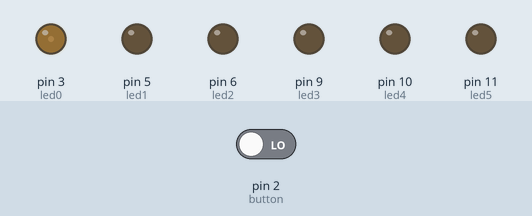
Simulated run of this sketch. Board: Arduino Uno, built with avr-gcc and run on an emulated ATmega328P. Parts: output pins drawn as LEDs (lit = HIGH). The test bench sets the inputs (shaded band); at power-on: pin 2 (button) LOW.

Above: at 14.8 s.
14.9 s: pin 2 (button) driven HIGH
At 20.4 s:
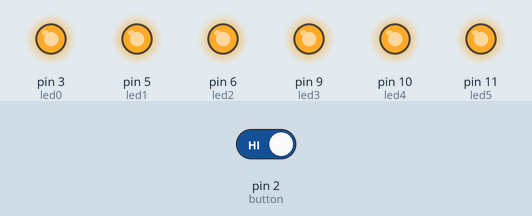
25.5 s: pin 2 (button) driven LOW
At 26.1 s:
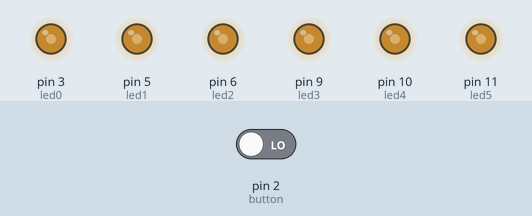
Timing chart, 0 to 39.3 s (numbered marks = the images above; inputs shaded):
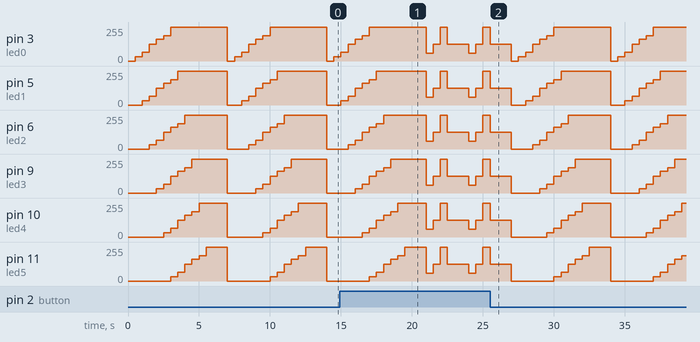

Measured:
- by itself, pin 3 (led0), pin 5 (led1), pin 6 (led2), pin 9 (led3), pin 10 (led4), pin 11 (led5): ramps from 0/255 to 255/255 and jumps back, once every 7.0 s

The sketch:

Fade_LEDs_activitat_3.ino
```cpp
/**********************************************************************************
**                                                                               **
**                                 Fade LEDs                                     **
**                                                                               **
** Joan Josep Moreno                                                             **
**********************************************************************************/
//********** Includes *************************************************************
//********** Variables ************************************************************
const int led0 = 3;          // donar nom al pin 3 de l’Arduino
const int led1 = 5;          // donar nom al pin 5 de l’Arduino
const int led2 = 6;          // donar nom al pin 6 de l’Arduino
const int led3 = 9;          // donar nom al pin 9 de l’Arduino
const int led4 = 10;         // donar nom al pin 10 de l’Arduino
const int led5 = 11;         // donar nom al pin 11 de l’Arduino
int velocitat = 500;         // velocitat de l'acció en ms
const int button = 2;        //donar nom al pin 2 de l'Arduino
//********** Setup ****************************************************************
void setup()
{
  pinMode(led0, OUTPUT);     // definir el pin 3 com una sortida
  pinMode(led1, OUTPUT);     // definir el pin 5 com una sortida
  pinMode(led2, OUTPUT);     // definir el pin 6 com una sortida
  pinMode(led3, OUTPUT);     // definir el pin 9 com una sortida
  pinMode(led4, OUTPUT);     // definir el pin 10 com una sortida
  pinMode(led5, OUTPUT);     // definir el pin 11 com una sortida
  pinMode(button, INPUT);    // definir el pin 2 com una entrada
}
//********** Loop *****************************************************************
void loop()
{
if (digitalRead(button) == 1)
{
  analogWrite(led0, 60);     // posar PWM del pin 3 a 60
  analogWrite(led1, 60);     // posar PWM del pin 5 a 60
  analogWrite(led2, 60);     // posar PWM del pin 6 a 60
  analogWrite(led3, 60);     // posar PWM del pin 9 a 60
  analogWrite(led4, 60);     // posar PWM del pin 10 a 60
  analogWrite(led5, 60);     // posar PWM del pin 11 a 60
  delay(velocitat);          // es queden leds velocitat ms en aquest estat
  analogWrite(led0, 125);    // posar PWM del pin 3 a 125
  analogWrite(led1, 125);    // posar PWM del pin 5 a 125
  analogWrite(led2, 125);    // posar PWM del pin 6 a 125
  analogWrite(led3, 125);    // posar PWM del pin 9 a 125
  analogWrite(led4, 125);    // posar PWM del pin 10 a 125
  analogWrite(led5, 125);    // posar PWM del pin 11 a 125
  delay(velocitat);           // es queden leds velocitat ms en aquest estat
  analogWrite(led0, 255);    // posar PWM del pin 3 a 255
  analogWrite(led1, 255);    // posar PWM del pin 5 a 255
  analogWrite(led2, 255);    // posar PWM del pin 6 a 255
  analogWrite(led3, 255);    // posar PWM del pin 9 a 255
  analogWrite(led4, 255);    // posar PWM del pin 10 a 255
  analogWrite(led5, 255);    // posar PWM del pin 11 a 255
  delay(velocitat);           // es queden leds velocitat ms en aquest estat
  analogWrite(led0, 125);    // posar PWM del pin 3 a 125
  analogWrite(led1, 125);    // posar PWM del pin 5 a 125
  analogWrite(led2, 125);    // posar PWM del pin 6 a 125
  analogWrite(led3, 125);    // posar PWM del pin 9 a 125
  analogWrite(led4, 125);    // posar PWM del pin 10 a 125
  analogWrite(led5, 125);    // posar PWM del pin 11 a 125
  delay(velocitat * 3);           // es queden leds velocitat ms en aquest estat
}
else
{
  analogWrite(led0, 0);
  analogWrite(led1, 0);
  analogWrite(led2, 0);
  analogWrite(led3, 0);
  analogWrite(led4, 0);
  analogWrite(led5, 0);
  delay(velocitat);          // es queden leds velocitat ms en aquest estat //1//
  analogWrite(led0, 32);
  analogWrite(led1, 0);
  analogWrite(led2, 0);
  analogWrite(led3, 0);
  analogWrite(led4, 0);
  analogWrite(led5, 0);
  delay(velocitat);           // es queden leds velocitat ms en aquest estat //2//
  analogWrite(led0, 64);
  analogWrite(led1, 32);
  analogWrite(led2, 0);
  analogWrite(led3, 0);
  analogWrite(led4, 0);
  analogWrite(led5, 0);
  delay(velocitat);           // es queden leds velocitat ms en aquest estat //3//
  analogWrite(led0, 127);
  analogWrite(led1, 64);
  analogWrite(led2, 32);
  analogWrite(led3, 0);
  analogWrite(led4, 0);
  analogWrite(led5, 0);
  delay(velocitat);           // es queden leds velocitat ms en aquest estat //4//
  analogWrite(led0, 164);
  analogWrite(led1, 127);
  analogWrite(led2, 64);
  analogWrite(led3, 32);
  analogWrite(led4, 0);
  analogWrite(led5, 0);
  delay(velocitat);           // es queden leds velocitat ms en aquest estat  //5//
  analogWrite(led0, 191);
  analogWrite(led1, 164);
  analogWrite(led2, 127);
  analogWrite(led3, 64);
  analogWrite(led4, 32);
  analogWrite(led5, 0);
  delay(velocitat);           // es queden leds velocitat ms en aquest estat //6//
  analogWrite(led0, 255);
  analogWrite(led1, 191);
  analogWrite(led2, 164);
  analogWrite(led3, 127);
  analogWrite(led4, 64);
  analogWrite(led5, 32);
  delay(velocitat);           // es queden leds velocitat ms en aquest estat //7//
  analogWrite(led0, 255);
  analogWrite(led1, 255);
  analogWrite(led2, 191);
  analogWrite(led3, 164);
  analogWrite(led4, 127);
  analogWrite(led5, 64);
  delay(velocitat);           // es queden leds velocitat ms en aquest estat //8//
  analogWrite(led0, 255);
  analogWrite(led1, 255);
  analogWrite(led2, 255);
  analogWrite(led3, 191);
  analogWrite(led4, 164);
  analogWrite(led5, 127);
  delay(velocitat);           // es queden leds velocitat ms en aquest estat //9//
  analogWrite(led0, 255);
  analogWrite(led1, 255);
  analogWrite(led2, 255);
  analogWrite(led3, 255);
  analogWrite(led4, 191);
  analogWrite(led5, 164);
  delay(velocitat);           // es queden leds velocitat ms en aquest estat //10//
  analogWrite(led0, 255);
  analogWrite(led1, 255);
  analogWrite(led2, 255);
  analogWrite(led3, 255);
  analogWrite(led4, 255);
  analogWrite(led5, 191);
  delay(velocitat);           // es queden leds velocitat ms en aquest estat //11//
  analogWrite(led0, 255);
  analogWrite(led1, 255);
  analogWrite(led2, 255);
  analogWrite(led3, 255);
  analogWrite(led4, 255);
  analogWrite(led5, 255);
  delay(velocitat * 3);           // es queden leds velocitat ms en aquest estat //12//
}
}
//********** Funcions *************************************************************
```
